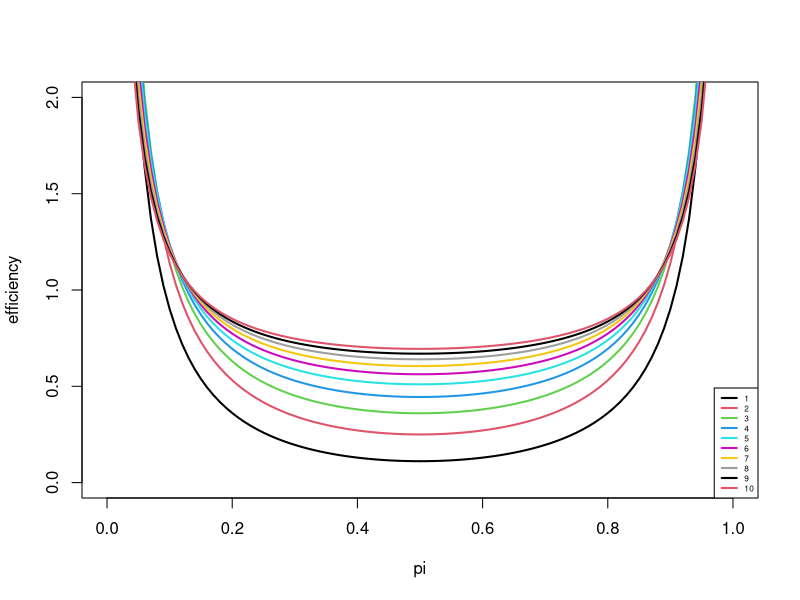

Write the R code that produced this figure.
## ---- chunk 1
1-pnorm(0.45,0.5,sqrt(0.1**2/15+0.09**2/20))
## ---- chunk 2
1-pt(0.45*sqrt(((15-1)*0.1**2+(20-1)*0.09**2)
                /(15+20-2)*(1/15+1/20))+0.5,15+20-2)
## ---- chunk 3
(0.4-0.4**2)/100
## ---- chunk 4
(1/102**2)*(100*0.4-100*(0.4**2))+(100*0.4/102+1/102-0.4)**2
## ---- chunk 5
T_1 <- function(n,p){
  T_1 <- (p-p**2)/n
}
T_2 <- function(n,p){
  T_2 <- (1/(n+2)**2)*(n*p-n*(p**2))+(n*p/(n+2)+1/(n+2)-p)**2
}
eff <- function(T_2,T_1){
  eff <- T_2/T_1
}
n <- seq(1,10)
p <- seq(0,1,0.01)
my_col<- c()
plot(0,type='n', xlim=c(0,1), ylim=c(0,2), xlab="pi",ylab='efficiency')
for( i in n)
{
  my_T_1 <- sapply(p,T_1, n=i)
  my_T_2 <- sapply(p,T_2, n=i)
  lines(p,eff(my_T_2,my_T_1), col = i, lwd=2)
  
  my_col <- c(my_col,i)
}
legend('bottomright', legend=as.character(1:10),
       col=my_col, lwd=2,cex=0.5)
